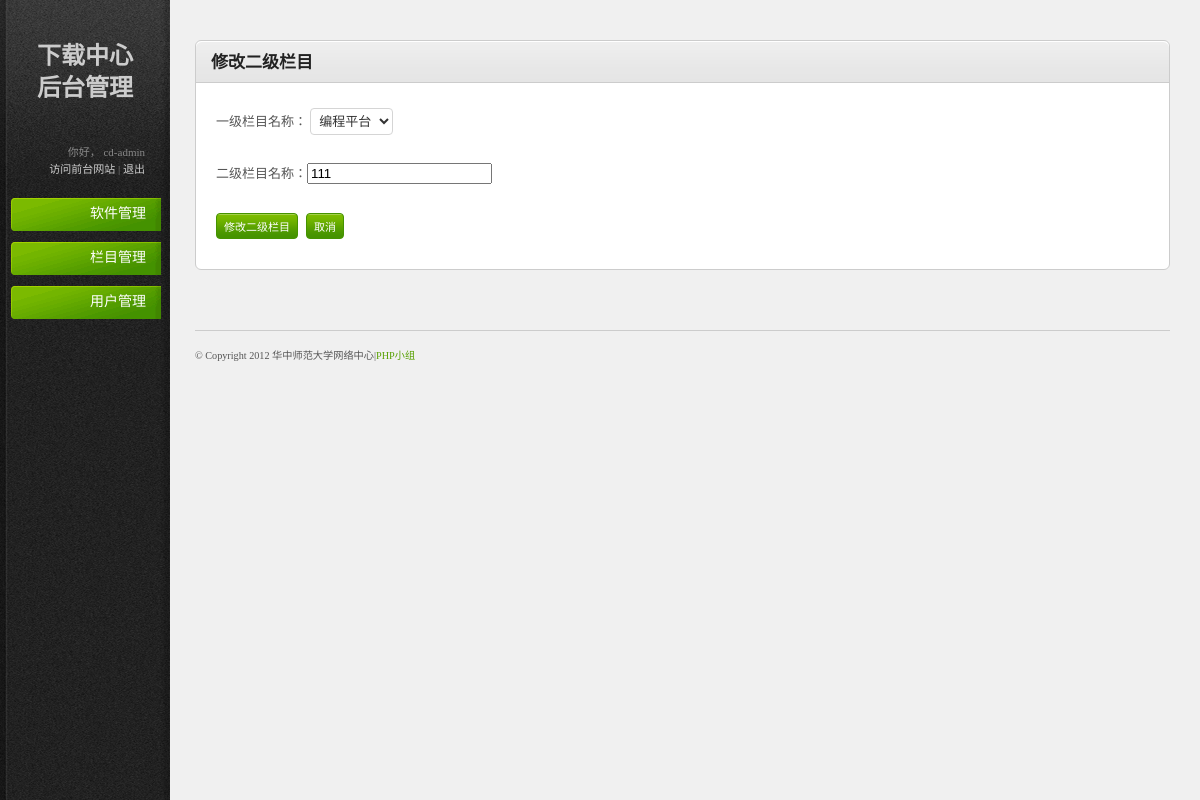
Before: /cd-admin/edit_tag.php?tag_id=213 (signed in) with the older database file.
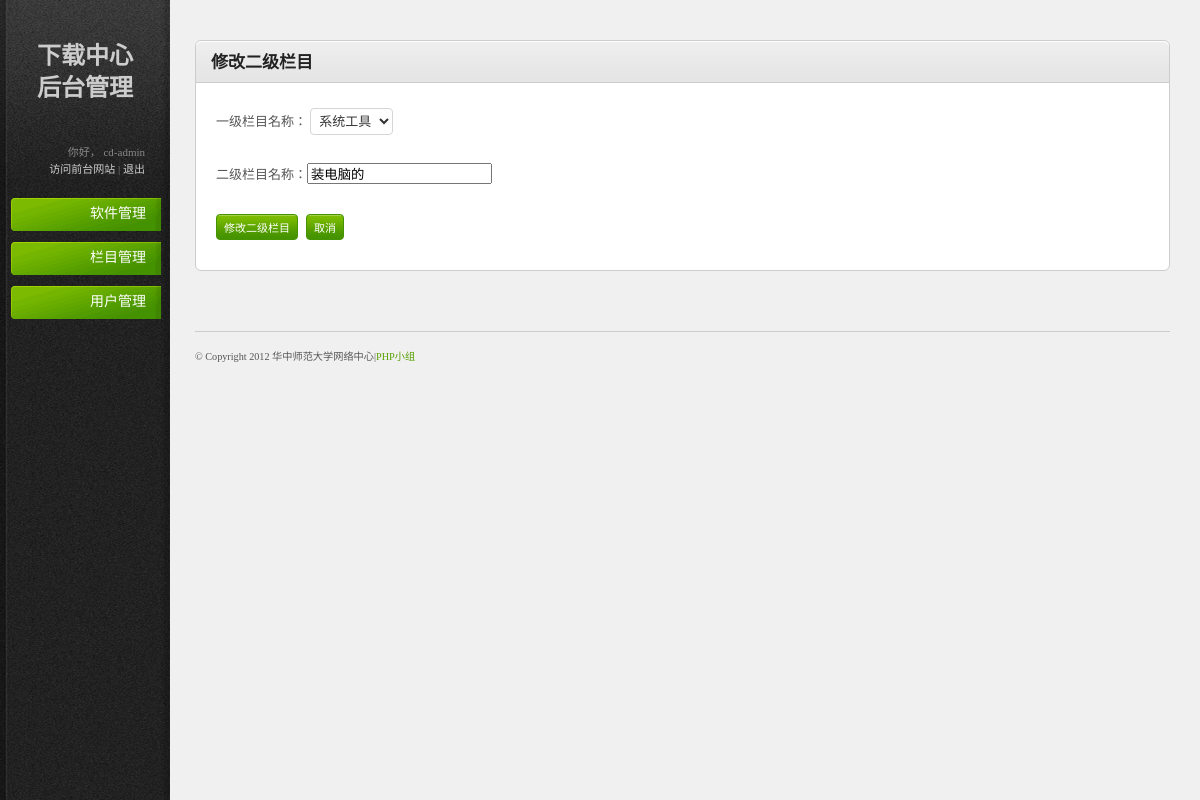
After: the same page with the newer database file.
### tables this page shows
CREATE TABLE IF NOT EXISTS `cd_tags` (
  `tag_id` bigint(6) unsigned NOT NULL AUTO_INCREMENT,
  `tag_name` varchar(10) NOT NULL,
  `tag_rank` bigint(6) unsigned NOT NULL,
  `tag_parent` bigint(6) unsigned NOT NULL,
  `down_count` bigint(6) unsigned NOT NULL DEFAULT '0',
  PRIMARY KEY (`tag_id`),
  KEY `FK_tags_terms` (`tag_parent`)
);

CREATE TABLE IF NOT EXISTS `cd_terms` (
  `term_id` bigint(6) unsigned NOT NULL AUTO_INCREMENT,
  `term_name` varchar(10) NOT NULL,
  `term_rank` bigint(6) unsigned NOT NULL,
  `down_count` bigint(6) unsigned NOT NULL,
  PRIMARY KEY (`term_id`)
);

### htdocs/cd-admin/edit_tag.php (the view, shortened to what this page needs)
<?php
require_once ('./includes/menu.php');
?>
<?php
if (isset($_GET['tag_id'])){
	$tag_id = $_GET['tag_id'];
}
$sql = 'SELECT ta.tag_name,ta.tag_rank,te.term_name,te.term_id FROM `cd_tags` ta,`cd_terms` te WHERE te.term_id = ta.tag_parent AND tag_id = '.$tag_id;
$result = mysql_query($sql) or die(mysql_error());
$row = mysql_fetch_assoc($result);
?>
<h3>修改二级栏目</h3>
</div>
<div class="content-box-content">
<div class="tab-content default-tab" >
<form method="post" action="transact_sorts.php" id="form1">
<p>一级栏目名称：
<select name="term_first">
<?php
echo "<option value='".$row['term_id']."'>".$row['term_name']."</option>";
?>
</select>
</p>
<br/>
<p>二级栏目名称：<input type="text" name="term" class="" value ="<?php echo $row['tag_name']; ?>"/></p>
<br/>
<p><input type="submit" name="action" class="button" value="修改二级栏目" style="margin-right:8px;" /><input type="submit" name="action" class="button" value="取消" /></p>
</form>
</div>

Changed rows visible on the page:
changed cd_tags: term_first "编程平台" → "系统工具"; term "111" → "装电脑的"
